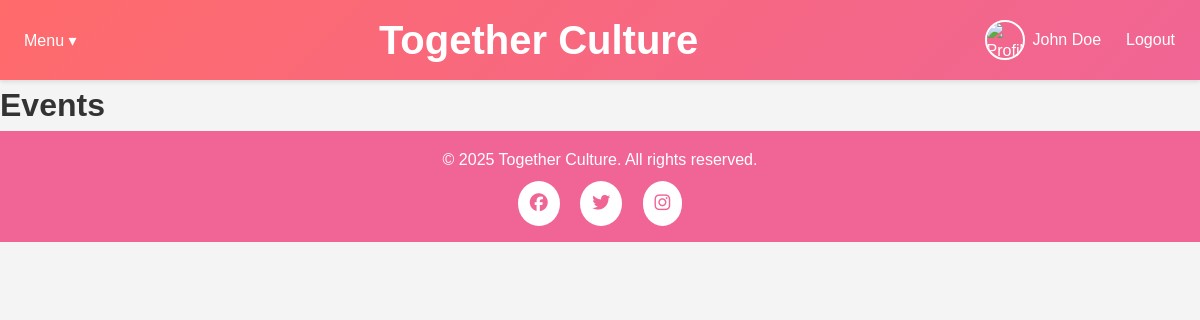
The app's page /Events/, older data.
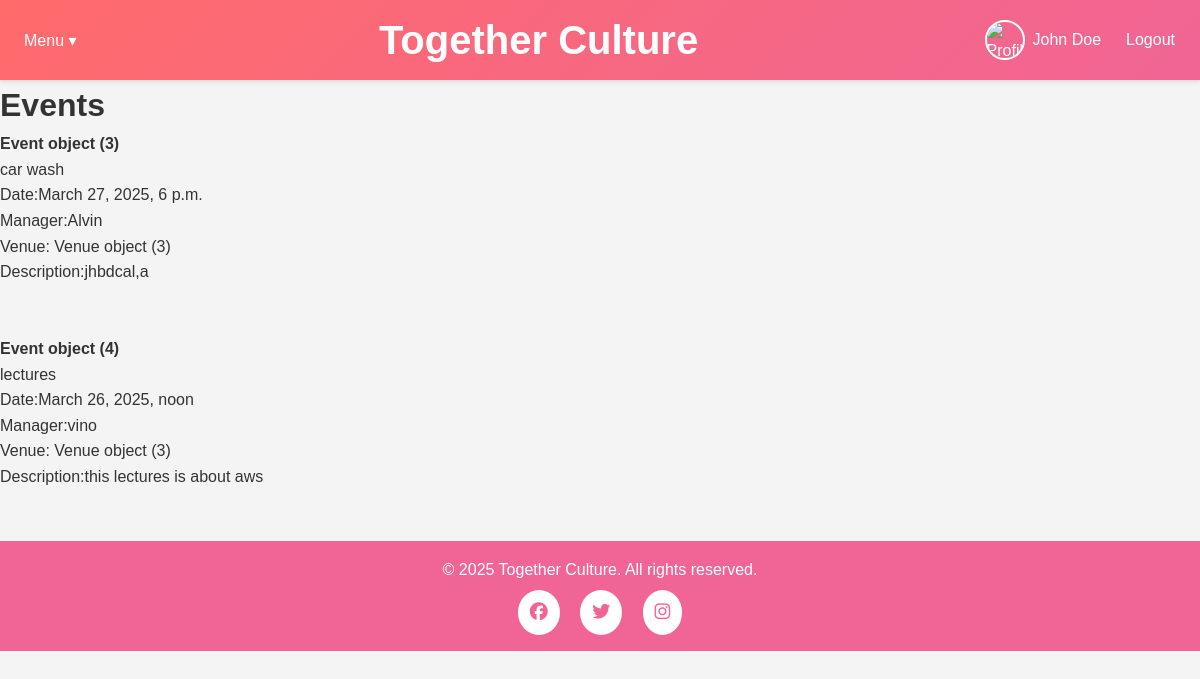
The same page, newer data.
### Events/models.py (models this page shows)
class Event(models.Model):
    name = models.CharField('Event Name' , max_length=120)
    event_date = models.DateTimeField('Event Date')
    venue = models.ForeignKey(Venue, blank=True, null=True, on_delete=models.CASCADE)
    manager = models.ForeignKey(User, blank=True, null=True, on_delete=models.SET_NULL)
    description = models.TextField(blank=True)
    attendees = models.ManyToManyField(MyClubUser, through='Booking', blank=True)

class Venue(models.Model):
    name = models.CharField('Venue Name', max_length=120)
    address = models.CharField(max_length=300)
    zip_code = models.CharField('Zip/Post Code', max_length=12)
    phone = models.CharField('Contact Phone', max_length=20, blank=True)
    web = models.URLField('Website Address', blank=True)
    email_address = models.EmailField('Email Address', blank=True)

### Events/views.py (the view)
# urls.py: path('', EventsV, name='Events'),
def EventsV(request):
    event_list = Event.objects.all()
    return render(request, 'Events.html', {'event_list': event_list})

### Events/templates/Events.html (shortened to what this page needs)
{% extends 'base.html' %}
{% block content %}
<h1>Events</h1>
{% for Event in event_list %}
<strong>{{Event}}</strong>
   <ul>
        <li>{{ Event.name }}</li>
        <li>Date:{{ Event.event_date }}</li>
        <li>Manager:{{ Event.manager }}</li>
        <li>Venue: {{ Event.venue }}</li>
        <li>Description:{{ Event.description }}</li>
        </ul>
  <br></br>
{% endfor %}
{% endblock %}

### dashboard/templates/base.html (shortened to what this page needs)
<!DOCTYPE html>
<html lang="en">
<head>
</head>
<body>
  <header>
    <div class="left-container">
      <div class="dropdown">
        <button onclick="toggleDropdown()">Menu &#9662;</button>
      </div>
    </div>
    <div class="title">
      <h1>Together Culture</h1>
    </div>
    <div class="right-container">
      <div class="profile-section" onclick="openProfileModal()">
        <img src="pro.jpg" alt="Profile Picture">
        <span>John Doe</span>
      </div>
      <a href="{% url 'home' %}">Logout</a>
    </div>
  </header>
{% block content %}
{% endblock %}
  <footer>
    <div class="footer-content">
      <p>&copy; 2025 Together Culture. All rights reserved.</p>
      <div class="social-buttons">
        <a href="https://www.facebook.com/YourFacebookPage" target="_blank">
          <i class="fab fa-facebook"></i>
        </a>
        <a href="https://twitter.com/dickyrono" target="_blank">
          <i class="fab fa-twitter"></i>
        </a>
        <a href="https://www.instagram.com/dickyrono" target="_blank">
          <i class="fab fa-instagram"></i>
        </a>
      </div>
    </div>
  </footer>
</body>
</html>

### dashboard/templates/base.html (style rules this page uses)
* { margin: 0; padding: 0; box-sizing: border-box; }
body { font-family: Arial, sans-serif; background: #f4f4f4; color: #333; line-height: 1.6; }
header { background: linear-gradient(135deg, #ff6b6b, #f06595); color: #fff; padding: 0.5rem; display: flex; justify-content: space-between; align-items: center; box-shadow: 0 2px 4px rgba(0,0,0,0.1); position: relative; }
.left-container, .right-container { display: flex; align-items: center; gap: 0.5rem; }
.left-container a, .right-container a, .right-container button { text-decoration: none; color: #fff; padding: 0.5rem 1rem; border: 1px solid transparent; border-radius: 4px; transition: background-color 0.3s, color 0.3s; cursor: pointer; }
.title { flex: 1; text-align: center; }
.title h1 { font-size: 2.5rem; margin: 0; transition: transform 0.3s; }
.dropdown { position: relative; display: inline-block; }
.dropdown button { background: transparent; border: none; color: #fff; padding: 0.5rem 1rem; font-size: 1rem; cursor: pointer; }
.profile-section { display: flex; align-items: center; gap: 0.5rem; cursor: pointer; }
.profile-section img { width: 40px; height: 40px; border-radius: 50%; object-fit: cover; border: 2px solid #fff; }
.profile-section span { font-size: 1rem; }
footer { text-align: center; padding: 1rem; background: #f06595; color: #fff; width: 100%; }
.footer-content { display: flex; flex-direction: column; align-items: center; }
.social-buttons { margin-top: 0.5rem; }
.social-buttons a { margin: 0 0.5rem; padding: 0.5rem 0.75rem; border-radius: 50%; background: #fff; color: #f06595; text-decoration: none; font-size: 18px; transition: background 0.3s, transform 0.3s, color 0.3s; display: inline-block; }

Row changes from the older to the newer data that the page shows:
added Event: id "Event object (3)", name "car wash", event_date "March 27, 2025, 6 p.m.", manager "Alvin", venue "Venue object (3)", description "jhbdcal,a"
added Event: id "Event object (4)", name "lectures", event_date "March 26, 2025, noon", manager "vino", venue "Venue object (3)", description "this lectures is about aws"
